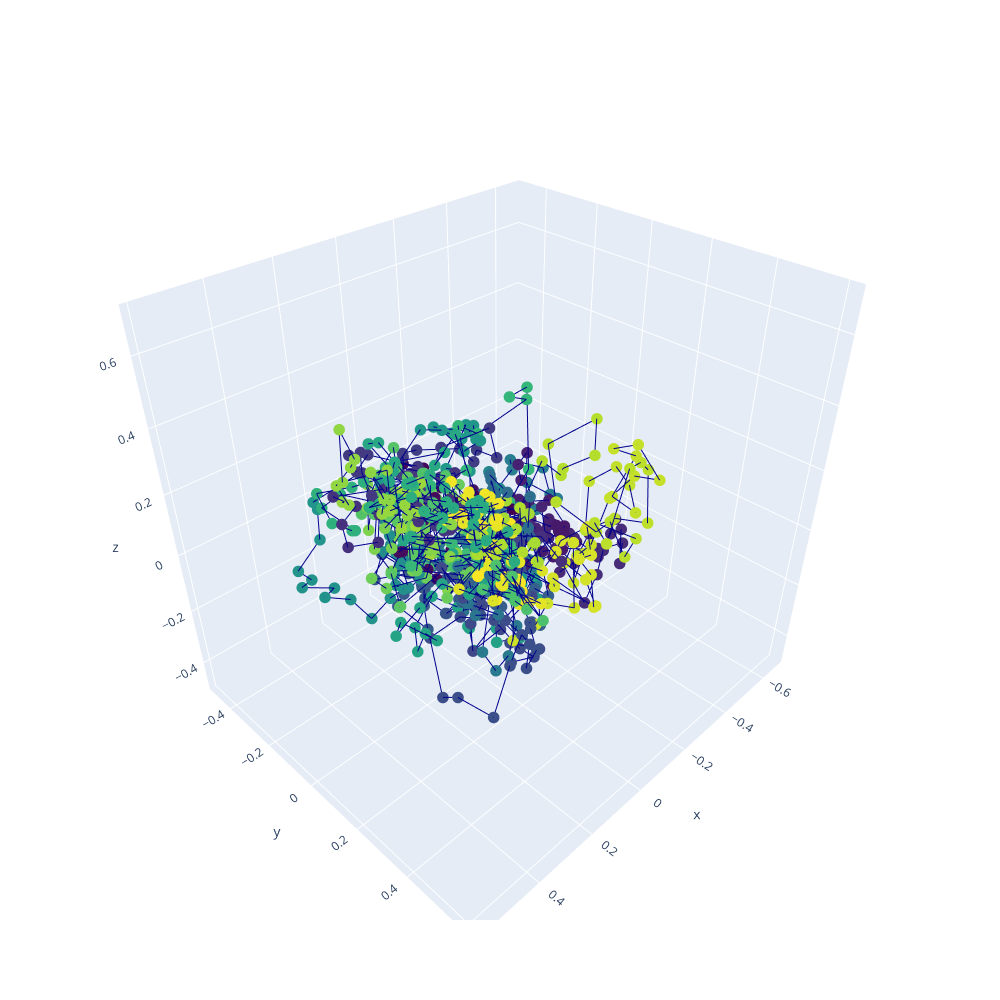

Write notebook code for a chart like this one.
### Code cell
# Initialize figure with 4 3D subplots
fig = make_subplots(
    rows=1, cols=1,
    specs=[[{'type': 'scatter3d'}]])

# adding surfaces to subplots.
fig.add_trace(
    go.Scatter3d(
    x=x_pred, y=y_pred, z=z_pred,
    marker=dict(
        size=4,
        color=np.asarray(range(len(x_pred))),
        colorscale='Viridis',
    ),
    line=dict(
        color='darkblue',
        width=2
    )
), row=1, col=1)

fig.update_layout(
    height=1000,
    width=1000
)

fig.show()

### Figure 1 — Plotly figure (JSON) as saved in the notebook; plotly's stock layout.template omitted (floating-point values rounded to 4 significant figures; data arrays with more than 128 entries replaced by an {"elided": "..."} marker saying what was removed)
{"data": [{"line": {"color": "darkblue", "width": 2}, "marker": {"color": {"elided": "883 int values"}, "colorscale": [[0, "#440154"], [0.1111, "#482878"], [0.2222, "#3e4989"], [0.3333, "#31688e"], [0.4444, "#26828e"], [0.5556, "#1f9e89"], [0.6667, "#35b779"], [0.7778, "#6ece58"], [0.8889, "#b5de2b"], [1, "#fde725"]], "size": 4}, "scene": "scene", "type": "scatter3d", "x": {"elided": "883 float values"}, "y": {"elided": "883 float values"}, "z": {"elided": "883 float values"}}], "layout": {"height": 1000, "scene": {"domain": {"x": [0, 1], "y": [0, 1]}}, "width": 1000}}
